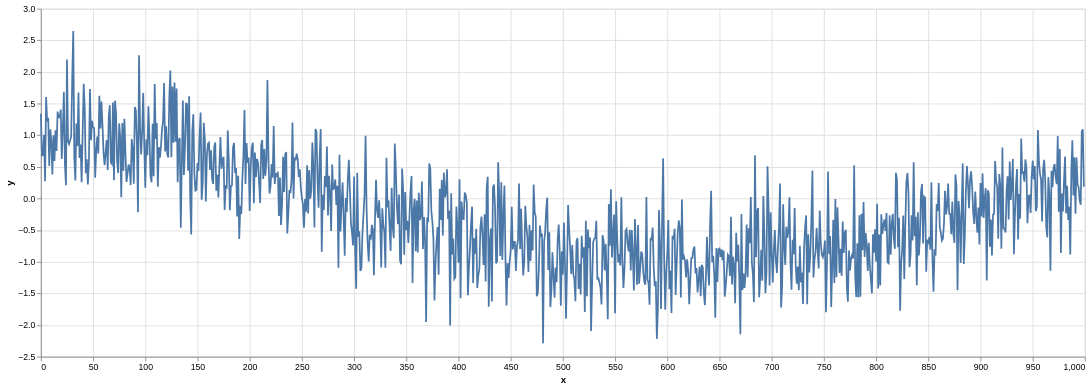

Notebook code cell kept with this figure:
### Markdown cell above
samples of the first signal in the batch

### Code cell
trapallada.plot.signal(batch[1][0][0, 0:n_samples_to_plot].numpy())

### Figure 1 — Vega-Lite specification as saved in the notebook (floating-point values rounded to 4 significant figures; data arrays with more than 128 entries replaced by an {"elided": "..."} marker saying what was removed)
{"config": {"view": {"continuousWidth": 300, "continuousHeight": 300}}, "data": {"name": "data-e8111835a3ed5fbf9cf32d2bd3e3638a"}, "mark": {"type": "line"}, "encoding": {"x": {"field": "x", "type": "quantitative"}, "y": {"field": "y", "type": "quantitative"}}, "height": 400, "width": 1200, "$schema": "https://vega.github.io/schema/vega-lite/v5.8.0.json", "datasets": {"data-e8111835a3ed5fbf9cf32d2bd3e3638a": {"elided": "1000 records"}}}
